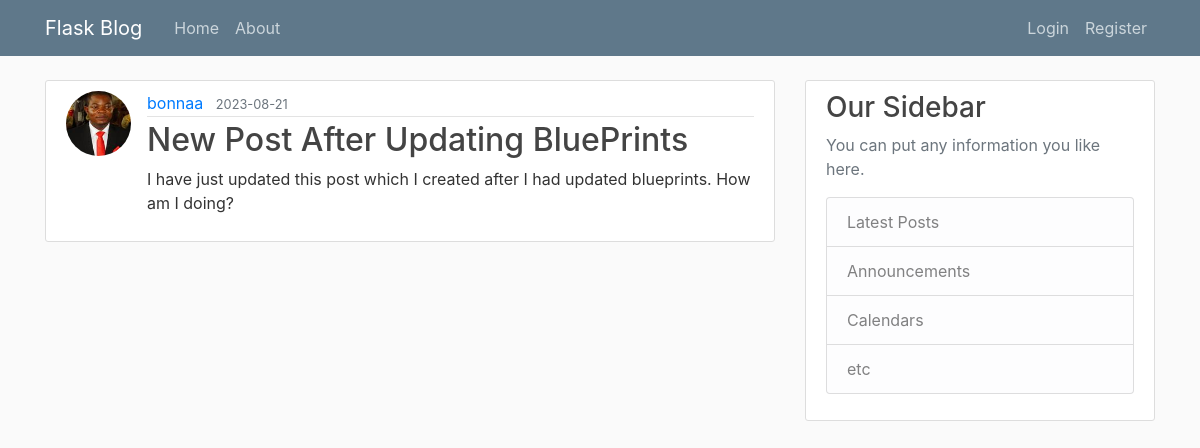
The page /post/30 on the database its author committed.
### flaskblog/models.py (models this page shows, shortened)
class User(db.Model, UserMixin): # Usermixin is provided by flask_login extension managing user authentication
    id = db.Column(db.Integer, primary_key=True)
    username = db.Column(db.String(20), unique=True, nullable=False)
    email = db.Column(db.String(120), unique=True, nullable=False)
    image_file = db.Column(db.String(20), nullable=False, default='default.jpg')
    password = db.Column(db.String(60), nullable=False)
    posts = db.relationship('Post', backref='author', lazy=True)

class Post(db.Model):
    id = db.Column(db.Integer, primary_key=True)
    title = db.Column(db.String(100), nullable=False)
    date_posted = db.Column(db.DateTime, nullable=False, default=datetime.utcnow)
    content = db.Column(db.Text, nullable=False)
    user_id = db.Column(db.Integer, db.ForeignKey('user.id'), nullable=False)

### flaskblog/posts/routes.py (the view)
@posts.route('/post/<int:post_id>')
def post(post_id):
    post = Post.query.get_or_404(post_id)
    return render_template('post.html', title=post.title, post=post)

### flaskblog/templates/post.html (shortened to what this page needs)
{% extends "base.html" %}
{% block content %}
    <article class="media content-section">
        <img class="rounded-circle article-img" src="{{ url_for('static', filename='profile_pics/' + post.author.image_file) }}">
        <div class="media-body">
        <div class="article-metadata">
            <a class="mr-2" href="{{ url_for('users.user_posts', username=post.author.username) }}">{{ post.author.username }}</a>
            <small class="text-muted">{{ post.date_posted.strftime('%Y-%m-%d') }}</small>
        </div>
        <h2 class="article-title">{{ post.title }}</h2>
        <p class="article-content">{{ post.content }}</p>
        </div>
    </article>
{% endblock content %}

### flaskblog/static/main.css (style rules this page uses)
body { background: #fafafa; color: #333333; margin-top: 5rem; }
h1, h2, h3, h4, h5, h6 { color: #444444; }
.content-section { background: #ffffff; padding: 10px 20px; border: 1px solid #dddddd; border-radius: 3px; margin-bottom: 20px; }
.article-title { color: #444444; }
.article-content { white-space: pre-line; }
.article-img { height: 65px; width: 65px; margin-right: 16px; }
.article-metadata { padding-bottom: 1px; margin-bottom: 4px; border-bottom: 1px solid #e3e3e3 }

### rows shown on the page
User: image_file (picture), author.username "bonnaa"
Post: date_posted "2023-08-21", title "New Post After Updating BluePrints", content "I have just updated this post which I created after I had updated blueprints. How am I doing?"
